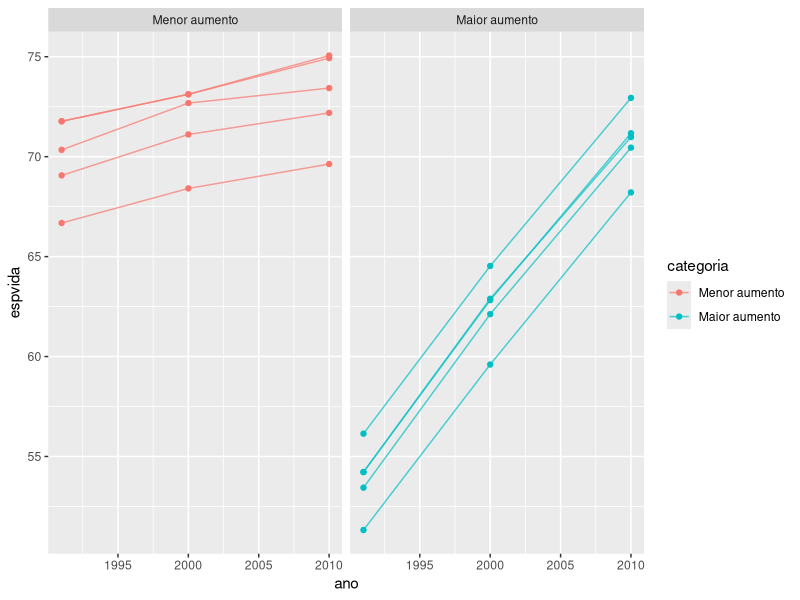
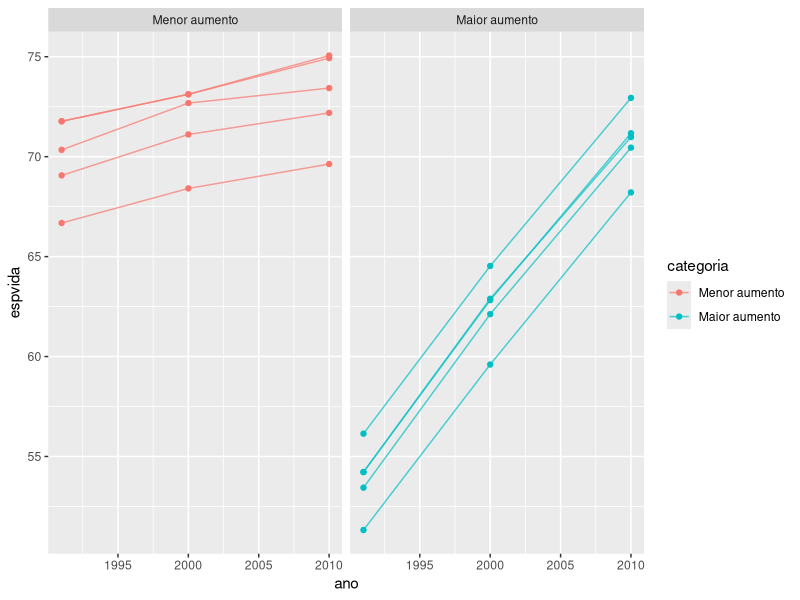

These figures' R source, in order:
# Carregar o pacote tidyverse

library(tidyverse)

# IMPORTAÇÃO -------------------------------------------------------------------
# Importar os dados que iremos usar
dados_pnud <- read_csv2("dados/base_pnud_min.csv")

# PREPARANDO OS DADOS:
# Nesse exercício, escolhi criar um gráfico diferente 
# dos usados nas aulas.

# Queremos representar no gráfico os 
# municípios cujo tiveram maior e menor aumento absoluto
# de esperança de vida ao longo do tempo.

# Esse gráfico requer mais manipulação de dados,
# e menos código de ggplot2 em si.

# Preparei a manipulação, e deixei comentários.
# O exercício consiste em usar o gráfico criado (exploratório)
# e transformar ele em um gráfico para apresentar.


dados_formato_largo <- dados_pnud |>
  select(ano, muni_nm, uf_sigla, espvida) |>
  pivot_wider(names_from = ano,
              values_from = espvida,
              names_prefix = "espvida_")  |>
  mutate(diferenca_inicio_fim = espvida_2010 - espvida_1991) |>
  arrange(desc(diferenca_inicio_fim))

maiores_crescimentos <- dados_formato_largo |>
  slice_head(n = 5) |>
  mutate(categoria = "Maior aumento")

menores_crescimentos <- dados_formato_largo |>
  slice_tail(n = 5) |>
  mutate(categoria = "Menor aumento")

tabela_final <-
  bind_rows(maiores_crescimentos, menores_crescimentos) |>
  pivot_longer(
    cols = starts_with("espvida_"),
    names_prefix = "espvida_",
    names_to = "ano",
    values_to = "espvida"
  ) |>
  mutate(ano = as.numeric(ano),
         categoria = fct_relevel(categoria,
                                 c("Menor aumento", "Maior aumento")))


grafico_base <- tabela_final |>
  ggplot() +
  aes(x = ano, y = espvida) +
  geom_line(aes(group = muni_nm, color = categoria), alpha = 0.7) +
  geom_point(aes(color = categoria)) + 
  facet_wrap(~categoria)

# EXERCÍCIO 1 -------------------------------------------
# Usando o objeto grafico_base:
grafico_base

# Vamos usar funções da aula passada para deixar ele mais 
# próximo de ser apresentado. 
# Caso não consiga fazer alguma das etapas,
# pule para a próxima

grafico_base # +
# Use algum tema
  
# Adicione os textos dos eixos
# adicione um título, subtitulo, fonte

# Altere a escala de cores
  
# tente deixar a legenda abaixo do gráfico


# Faça modificações que achar necessário,
# e anote caso não consiga fazer alguma delas

# Salve o gráfico em um objeto no R,
# e então salve localmente no seu computador.




# EXERCÍCIO 2 -------------------------------------------

# Volte no código de manipulação.
# tente entender o que acontece em cada etapa.
# Sugiro executar o código linha a linha para ver o que está
# acontecendo, e deixar comentários.

# Revisaremos na aula :)